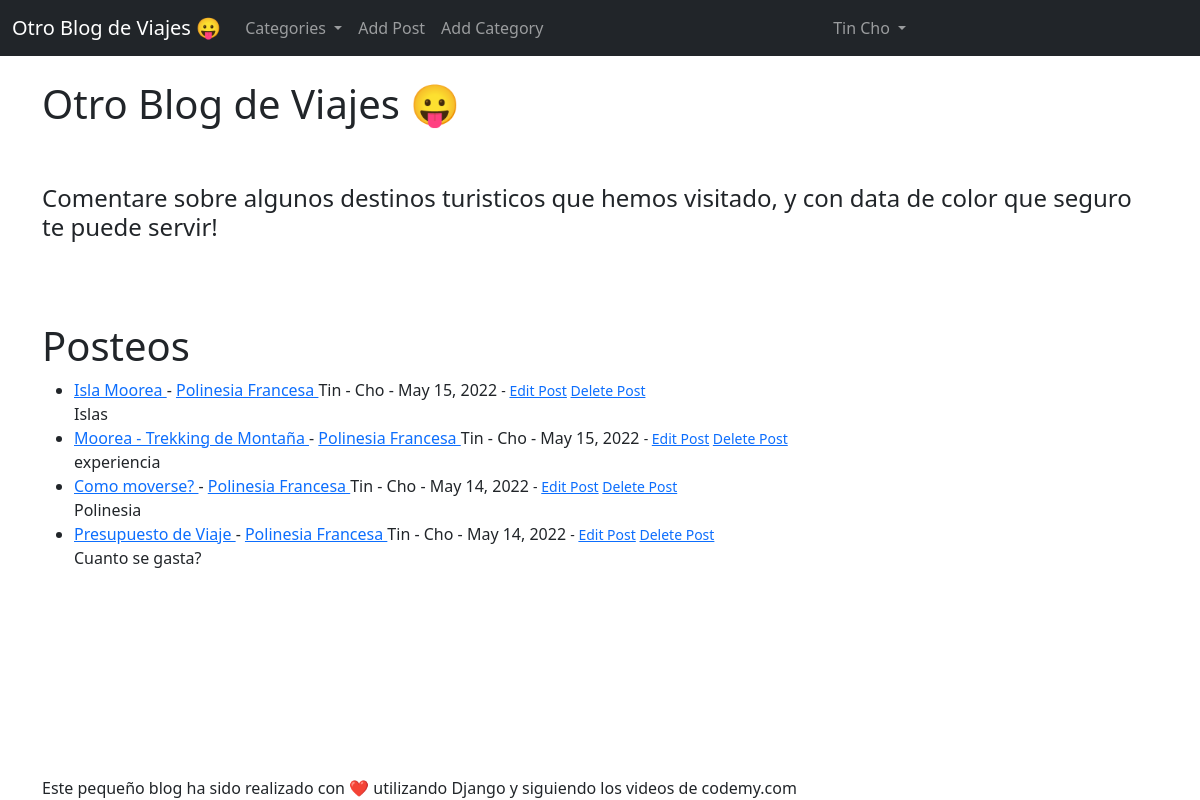
The app's page / (signed in) with its own data.
### theblog/models.py (models this page shows, shortened)
class Post(models.Model):
	title = models.CharField(max_length=255)
	header_image = models.ImageField(null=True, blank=True, upload_to="images/")
	title_tag = models.CharField(max_length=255)
	author = models.ForeignKey(User, on_delete=models.CASCADE)
	body = RichTextField(blank=True, null=True)
	post_date = models.DateField(auto_now_add=True)
	category = models.CharField(max_length=255, default='coding')
	snippet = models.CharField(max_length=255)
	likes = models.ManyToManyField(User, related_name='blog_posts')

### theblog/views.py (the view)
# urls.py: path('', HomeView.as_view(), name="home"),
class HomeView(ListView):
	model = Post
	template_name = 'home.html'
	cats = Category.objects.all()
	ordering = ['-post_date']
	def get_context_data(self, *args, **kwargs):
		cat_menu = Category.objects.all()
		context = super(HomeView, self).get_context_data(*args, **kwargs)
		context["cat_menu"] = cat_menu
		return context

### theblog/models.py (called while the page is built)
	def __str__(self):
		return self.name

### theblog/templates/home.html
{% extends 'base.html' %}
{% block content %}
<h1> Otro Blog de Viajes 😛  </h1>
<br>
<br>
<h4> Comentare sobre algunos destinos turisticos que hemos visitado, y con data de color que seguro te puede servir! </h4>
<br/>
<br/>
<br/>
<h1> Posteos </h1>
<ul>
{% for post in object_list %}
    <li> <a href="{% url 'article-detail' post.pk %}">
        {{ post.title }} </a>
        - <a href="{% url 'category' post.category|slugify %}"> {{ post.category }} </a>
        {{ post.author.first_name }} -
        {{ post.author.last_name }} -
        {{ post.post_date }}
        <small>
            {% if user.is_authenticated  %}
                {% if user.id == post.author.id %}
                    - <a href="{% url 'update_post' post.pk %}">Edit Post</a>
                    <a href="{% url 'delete_post' post.pk %}">Delete Post</a>
                {% endif %}
            {% endif %}
        </small><br/>
    {{ post.snippet }}
</li>
{% endfor %}
</ul>
<br><br>
<footer style="position: fixed; bottom: 0; width: 100%"> Este pequeño blog ha sido realizado con ❤️ utilizando Django y siguiendo los videos de codemy.com </footer>
{% endblock %}

### theblog/templates/base.html (shortened to what this page needs)
<!doctype html>
<html lang="en">
  <head>
    <link href="https://cdn.jsdelivr.net/npm/bootstrap@5.1.3/dist/css/bootstrap.min.css" rel="stylesheet">
  </head>
  <body>
    <nav class="navbar navbar-expand-lg navbar-dark bg-dark">
        <div class="container-fluid">
          <a class="navbar-brand" href="{% url 'home' %}"> Otro Blog de Viajes 😛 </a>
          <div class="collapse navbar-collapse" id="navbarSupportedContent">
            <ul class="navbar-nav me-auto mb-2 mb-lg-0">
              {% if cat_menu %}
              <li class="nav-item dropdown">
                <a class="nav-link dropdown-toggle" href="#" id="navbarDropdown" role="button" data-bs-toggle="dropdown" aria-expanded="false">
                  Categories
                </a>
              </li>
              {% else %}
                <li class="nav-item">
                  <a class="nav-link" href="{% url 'category-list' %}">Categories</a>
                </li>
              {% endif %}
              {% if user.is_authenticated  %}
                <li class="nav-item">
                  <a class="nav-link" href="{% url 'add_post' %}">Add Post</a>
                </li>
                <li class="nav-item">
                  <a class="nav-link" href="{% url 'add_category' %}">Add Category</a>
                </li>
              {% endif %}
            </ul>
            {% if user.is_authenticated  %}
            <ul class="navbar-nav me-auto mb-2 mb-lg-0">
              <li class="nav-item dropdown">
                <a class="nav-link dropdown-toggle" href="#" id="navbarDropdown" role="button" data-bs-toggle="dropdown" aria-expanded="false">
                  {{ user.first_name }}
                  {{ user.last_name }}
                </a>
              </li>
            </ul>
            {% endif %}
          </div>
        </div>
      </nav>
    <br/>
    <div class="container">
    {% block content %}
    {% endblock %}
    </div>
  </body>
</html>

### records on screen
Post: title "Isla Moorea", category "Polinesia Francesa", author.first_name "Tin", author.last_name "Cho", post_date "May 15, 2022", shows "Edit Post", snippet "Islas"
Post: title "Moorea - Trekking de Montaña", category "Polinesia Francesa", author.first_name "Tin", author.last_name "Cho", post_date "May 15, 2022", shows "Edit Post", snippet "experiencia"
Post: title "Como moverse?", category "Polinesia Francesa", author.first_name "Tin", author.last_name "Cho", post_date "May 14, 2022", shows "Edit Post", snippet "Polinesia"
Post: title "Presupuesto de Viaje", category "Polinesia Francesa", author.first_name "Tin", author.last_name "Cho", post_date "May 14, 2022", shows "Edit Post", snippet "Cuanto se gasta?"

### other values on screen
{{ user.first_name }} "Tin"
{{ user.last_name }} "Cho"
